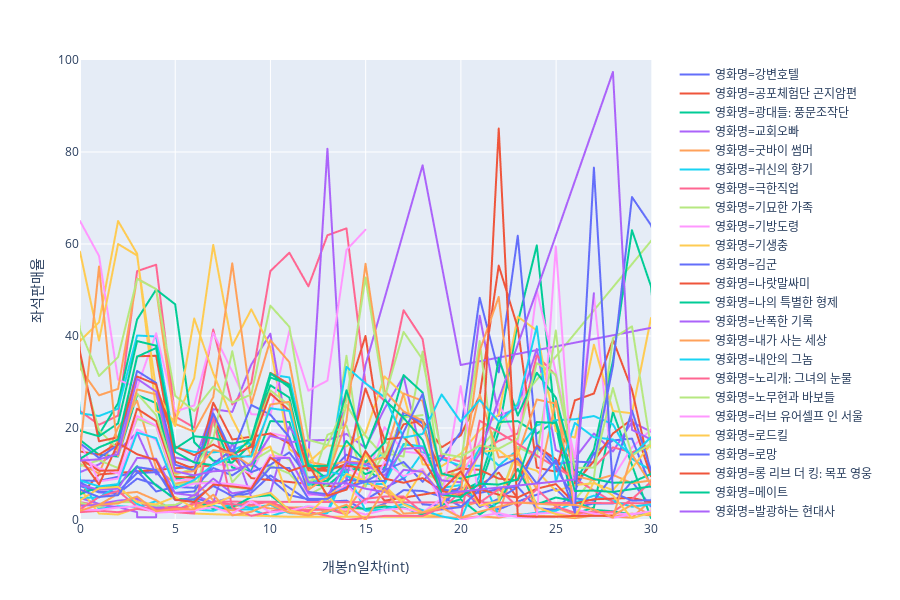

The code cell stored with this chart in its notebook:
### Code cell
# 2019년 개봉작 F-0 좌석판매율 변화
px.line(f0_2019, x='개봉n일차(int)', y='좌석판매율', color='영화명', range_x=[0,30], range_y=[0,100])

### Figure 1 — Plotly figure (JSON) as saved in the notebook; plotly's stock layout.template omitted (floating-point values rounded to 4 significant figures; data arrays with more than 128 entries replaced by an {"elided": "..."} marker saying what was removed)
{"data": [{"hoverlabel": {"namelength": 0}, "hovertemplate": "영화명=강변호텔<br>개봉n일차(int)=%{x}<br>좌석판매율=%{y}", "legendgroup": "영화명=강변호텔", "line": {"color": "#636efa", "dash": "solid"}, "mode": "lines", "name": "영화명=강변호텔", "showlegend": true, "type": "scattergl", "x": [-6, 0, 1, 2, 3, 4, 5, 6, 7, 8, 9, 10, 11, 12, 13, 14, 15, 16, 17, 18, 19, 20, 21, 22, 23, 24, 25, 26, 27, 28, 29, 30, 31, 32, 33, 34, 35, 36, 37, 38, 39, 40, 41, 42, 43, 44, 45, 46, 47, 48, 50, 51, 52, 53, 54, 55, 56, 57, 59, 63, 64], "xaxis": "x", "y": [100, 7.4, 6, 5.7, 9, 7.7, 4.4, 4.7, 3.8, 5, 5.9, 9.7, 7, 4.2, 4, 4.2, 2.1, 3.5, 6.5, 6.3, 5.1, 3, 4.3, 2.3, 4, 5.5, 6.8, 2.7, 3.6, 3.6, 8.4, 2.9, 43.2, 1.9, 2.3, 3.4, 6.3, 2.7, 2.9, 4.8, 15.9, 5.3, 2, 1.7, 3.7, 2.9, 5.4, 1.3, 0.9, 2.3, 8.4, 4.4, 1.4, 2.8, 2.8, 2.4, 5.1, 1.9, 4.3, 7, 10], "yaxis": "y"}, {"hoverlabel": {"namelength": 0}, "hovertemplate": "영화명=공포체험단 곤지암편<br>개봉n일차(int)=%{x}<br>좌석판매율=%{y}", "legendgroup": "영화명=공포체험단 곤지암편", "line": {"color": "#EF553B", "dash": "solid"}, "mode": "lines", "name": "영화명=공포체험단 곤지암편", "showlegend": true, "type": "scattergl", "x": [0, 1, 7, 8, 9, 14, 15, 16, 21, 22, 23], "xaxis": "x", "y": [5.4, 9.9, 11.9, 13.9, 9.1, 7, 9.2, 4.2, 7.5, 10.3, 4.7], "yaxis": "y"}, {"hoverlabel": {"namelength": 0}, "hovertemplate": "영화명=광대들: 풍문조작단<br>개봉n일차(int)=%{x}<br>좌석판매율=%{y}", "legendgroup": "영화명=광대들: 풍문조작단", "line": {"color": "#00cc96", "dash": "solid"}, "mode": "lines", "name": "영화명=광대들: 풍문조작단", "showlegend": true, "type": "scattergl", "x": [-8, -7, 0, 1, 2, 3, 4, 5, 6, 7, 8, 9, 10, 11, 12, 13, 14, 15, 16, 17, 18, 19, 20, 21, 22, 23, 24, 25, 26, 27, 28, 30, 31, 32, 33, 36, 75], "xaxis": "x", "y": [99.6, 99.3, 17.4, 14.2, 13.8, 27.2, 25.4, 8.9, 9.6, 21.4, 11.4, 10.6, 21.5, 21.3, 7.7, 7.5, 10.9, 11.2, 8.1, 16.5, 16, 7, 4.9, 6.8, 19.2, 42.9, 59.7, 20.5, 1.4, 2.7, 23.5, 0.4, 1.8, 3.1, 0.4, 87.2, 35.9], "yaxis": "y"}, {"hoverlabel": {"namelength": 0}, "hovertemplate": "영화명=교회오빠<br>개봉n일차(int)=%{x}<br>좌석판매율=%{y}", "legendgroup": "영화명=교회오빠", "line": {"color": "#ab63fa", "dash": "solid"}, "mode": "lines", "name": "영화명=교회오빠", "showlegend": true, "type": "scattergl", "x": {"elided": "178 int values"}, "xaxis": "x", "y": {"elided": "178 float values"}, "yaxis": "y"}, {"hoverlabel": {"namelength": 0}, "hovertemplate": "영화명=굿바이 썸머<br>개봉n일차(int)=%{x}<br>좌석판매율=%{y}", "legendgroup": "영화명=굿바이 썸머", "line": {"color": "#FFA15A", "dash": "solid"}, "mode": "lines", "name": "영화명=굿바이 썸머", "showlegend": true, "type": "scattergl", "x": [-15, 0, 1, 2, 3, 4, 5, 6, 7, 8, 9, 10, 11, 12, 13, 14, 15, 16, 17, 18, 19, 20, 21, 22, 23, 24, 25, 26, 27, 28, 29, 30, 31, 32, 33, 34, 36, 37, 44], "xaxis": "x", "y": [100, 12.2, 10.1, 20.1, 25.9, 11.3, 7.9, 8.6, 4.3, 2.7, 4.1, 3.7, 2.7, 2.8, 2.3, 1.8, 8.1, 6.9, 3.5, 1.8, 2.9, 2.8, 4, 1.5, 13.3, 1.5, 2.7, 1.1, 2, 0.7, 1.4, 1, 0.9, 0.7, 6.5, 2, 11.3, 17.5, 5], "yaxis": "y"}, {"hoverlabel": {"namelength": 0}, "hovertemplate": "영화명=귀신의 향기<br>개봉n일차(int)=%{x}<br>좌석판매율=%{y}", "legendgroup": "영화명=귀신의 향기", "line": {"color": "#19d3f3", "dash": "solid"}, "mode": "lines", "name": "영화명=귀신의 향기", "showlegend": true, "type": "scattergl", "x": [0, 1, 2, 3, 4, 5, 6, 7, 8, 9, 10, 11, 12, 13, 14, 15, 16, 17, 18, 20, 21], "xaxis": "x", "y": [8.8, 2.4, 3, 2.8, 4.1, 2.2, 3.7, 3.1, 2.3, 2.3, 0.8, 2.1, 3, 1.8, 12.3, 11.8, 14.7, 8.8, 14.7, 11.8, 11.8], "yaxis": "y"}, {"hoverlabel": {"namelength": 0}, "hovertemplate": "영화명=극한직업<br>개봉n일차(int)=%{x}<br>좌석판매율=%{y}", "legendgroup": "영화명=극한직업", "line": {"color": "#FF6692", "dash": "solid"}, "mode": "lines", "name": "영화명=극한직업", "showlegend": true, "type": "scattergl", "x": {"elided": "132 int values"}, "xaxis": "x", "y": {"elided": "132 float values"}, "yaxis": "y"}, {"hoverlabel": {"namelength": 0}, "hovertemplate": "영화명=기묘한 가족<br>개봉n일차(int)=%{x}<br>좌석판매율=%{y}", "legendgroup": "영화명=기묘한 가족", "line": {"color": "#B6E880", "dash": "solid"}, "mode": "lines", "name": "영화명=기묘한 가족", "showlegend": true, "type": "scattergl", "x": [-23, -14, -13, -6, -5, -2, -1, 0, 1, 2, 3, 4, 5, 6, 7, 8, 9, 10, 11, 12, 13, 14, 15, 16, 17, 18, 19, 20, 36, 177, 178, 186], "xaxis": "x", "y": [98.2, 99.8, 98.5, 100, 94.6, 99.1, 54.2, 11.7, 13, 11.3, 22, 20.4, 7.5, 8.3, 8.2, 7.1, 6.7, 11.8, 10.1, 5.4, 7.7, 35.7, 7.2, 17.5, 11.8, 10.2, 8.5, 10.4, 90.8, 100, 100, 100], "yaxis": "y"}, {"hoverlabel": {"namelength": 0}, "hovertemplate": "영화명=기방도령<br>개봉n일차(int)=%{x}<br>좌석판매율=%{y}", "legendgroup": "영화명=기방도령", "line": {"color": "#FF97FF", "dash": "solid"}, "mode": "lines", "name": "영화명=기방도령", "showlegend": true, "type": "scattergl", "x": [-12, -8, -6, -2, -1, 0, 1, 2, 3, 4, 5, 6, 7, 8, 9, 10, 11, 12, 13, 14, 15, 16, 17, 18, 19, 20, 21, 22, 23, 24, 25, 26, 27, 28, 29, 30, 33, 34, 73, 81, 111], "xaxis": "x", "y": [100, 73.6, 100.1, 99.6, 77.2, 13.9, 11.2, 10.1, 22.6, 20.5, 8.6, 8.8, 12.1, 12, 10, 18.9, 18, 8.2, 9.3, 11.7, 8.7, 20.2, 14.9, 14.4, 8.5, 9.4, 16.9, 25.3, 16.6, 50, 32.1, 13.5, 48.8, 9.2, 15.8, 19.6, 18.1, 43.6, 93.8, 100, 98.5], "yaxis": "y"}, {"hoverlabel": {"namelength": 0}, "hovertemplate": "영화명=기생충<br>개봉n일차(int)=%{x}<br>좌석판매율=%{y}", "legendgroup": "영화명=기생충", "line": {"color": "#FECB52", "dash": "solid"}, "mode": "lines", "name": "영화명=기생충", "showlegend": true, "type": "scattergl", "x": [-23, -2, -1, 0, 1, 2, 3, 4, 5, 6, 7, 8, 9, 10, 11, 12, 13, 14, 15, 16, 17, 18, 19, 20, 21, 22, 23, 24, 25, 26, 27, 28, 29, 30, 31, 32, 33, 34, 35, 36, 37, 38, 39, 40, 41, 42, 43, 44, 45, 46, 47, 48, 49, 50, 51, 52, 53, 54, 55, 56, 57, 58, 59, 60, 61, 62, 63, 64, 65, 66, 67, 68, 69, 70, 71, 72, 73, 74, 75, 76, 77, 78, 79, 80, 81, 82, 83, 84, 85, 86, 87, 88, 89, 90, 91, 92, 93, 94, 95, 96, 97, 98, 99, 100, 101, 102, 103, 104, 106, 108, 114, 115, 116, 118, 122, 123, 129, 130, 131, 136, 139, 142, 143, 150, 152, 157, 160], "xaxis": "x", "y": [86, 94.6, 98.5, 38.9, 43, 65, 57.9, 23.7, 21.7, 30.8, 59.8, 37.9, 45.8, 37.6, 15.4, 12.5, 16.2, 16, 18.9, 31.2, 27.3, 12.1, 11.7, 14.4, 19.5, 22.9, 44.2, 41.2, 19.3, 17.9, 38.1, 23.7, 23.2, 43.9, 41.3, 17.2, 21.5, 19.6, 19.4, 22.3, 39.8, 35.2, 17.1, 17.5, 18.5, 20.8, 21.5, 38.2, 34.9, 16.2, 17.3, 20.5, 22.1, 24.1, 38.9, 38, 16.6, 18.4, 18.3, 21.2, 21.8, 36.2, 35.2, 21.6, 22.9, 33, 30.1, 29.9, 36.5, 28.6, 20.7, 15.5, 15.3, 13.6, 15.8, 19.4, 17.6, 10.7, 13, 9.7, 21.8, 11.8, 19.2, 14.3, 7.6, 8.6, 13.3, 6.8, 5.1, 11.3, 21.3, 9, 4.9, 32.8, 43.2, 5, 12, 8.4, 4, 3.6, 4, 22.9, 10.9, 10.5, 12.3, 8.9, 6.9, 19.3, 72, 84.6, 17.3, 26, 100, 3.1, 93.8, 67.7, 36, 26.6, 48.2, 80, 100, 78, 60, 92, 97, 86, 82.3], "yaxis": "y"}, {"hoverlabel": {"namelength": 0}, "hovertemplate": "영화명=김군<br>개봉n일차(int)=%{x}<br>좌석판매율=%{y}", "legendgroup": "영화명=김군", "line": {"color": "#636efa", "dash": "solid"}, "mode": "lines", "name": "영화명=김군", "showlegend": true, "type": "scattergl", "x": [-174, -173, -170, -96, -60, -59, -13, -12, -10, -8, -6, -5, -4, -1, 0, 1, 2, 3, 4, 5, 6, 7, 8, 9, 10, 11, 12, 13, 14, 15, 16, 17, 18, 19, 20, 21, 22, 23, 24, 25, 26, 27, 28, 29, 30, 31, 32, 33, 34, 35, 36, 37, 38, 39, 40, 41, 42, 43, 44, 45, 46, 47, 48, 49, 50, 51, 52, 53, 54, 55, 56, 57, 58, 59, 60, 61, 62, 63, 65, 66, 67, 68, 69, 70, 72, 75, 76, 79, 80, 82, 87, 89, 90, 92, 93, 95, 97, 116, 122], "xaxis": "x", "y": [26.9, 72.3, 40.6, 17.6, 86.6, 34.2, 100, 100, 100, 69.7, 100, 70.1, 48, 100, 8.6, 8.5, 9.4, 10.7, 6.2, 7.2, 7, 11.3, 9.7, 12.4, 9, 5.4, 4.5, 4.6, 7.8, 4.4, 6.9, 9.1, 3.4, 3.1, 7.4, 2.8, 4.6, 7.2, 2.6, 2.2, 6.4, 14.5, 17.3, 17.7, 7.2, 3.9, 1.5, 2, 12.2, 9.1, 5.5, 3.3, 7.7, 2.3, 7.7, 26.8, 1.2, 14.8, 7.2, 3.7, 2.1, 4.7, 0.9, 4.3, 3.6, 25.8, 2.7, 1.3, 12.8, 7.2, 1.5, 7.7, 9.2, 1, 2.1, 3.7, 0.9, 57.9, 7.8, 1.1, 13.8, 1.9, 2, 1.9, 1.9, 1.6, 3.6, 1.9, 1, 2.9, 1, 2.4, 1, 1, 2.4, 3.8, 100, 0.5, 1.4], "yaxis": "y"}, {"hoverlabel": {"namelength": 0}, "hovertemplate": "영화명=나랏말싸미<br>개봉n일차(int)=%{x}<br>좌석판매율=%{y}", "legendgroup": "영화명=나랏말싸미", "line": {"color": "#EF553B", "dash": "solid"}, "mode": "lines", "name": "영화명=나랏말싸미", "showlegend": true, "type": "scattergl", "x": [-23, -9, -7, -6, -5, -4, -3, -2, -1, 0, 1, 2, 3, 4, 5, 6, 7, 8, 9, 10, 11, 12, 13, 14, 15, 16, 17, 18, 19, 20, 21, 22, 23, 24, 25, 26, 27, 28, 29, 30, 31, 32, 33, 34, 35, 36, 37, 38, 39, 40, 41, 42, 44, 45, 47, 49, 57, 60, 73, 78, 85, 87, 93, 96, 99], "xaxis": "x", "y": [94.6, 100, 26.3, 99.8, 95.1, 100, 100, 88.4, 100, 13.3, 10.7, 10.8, 24.2, 21.5, 9.4, 9.2, 25.5, 17.5, 18.1, 18.8, 16.6, 11.3, 11.5, 26.9, 40, 13.3, 20.8, 21.6, 15.8, 18.4, 27, 55.3, 41.8, 11.4, 10.5, 26, 27.5, 39.2, 28.3, 10.1, 11.1, 24.1, 4.3, 29.2, 27.2, 22, 27.5, 2.5, 26.2, 33.4, 0.3, 29.7, 100, 84.6, 30.2, 21.6, 94.3, 91.1, 76.9, 56.2, 100, 95.5, 95.5, 99.9, 96], "yaxis": "y"}, {"hoverlabel": {"namelength": 0}, "hovertemplate": "영화명=나의 특별한 형제<br>개봉n일차(int)=%{x}<br>좌석판매율=%{y}", "legendgroup": "영화명=나의 특별한 형제", "line": {"color": "#00cc96", "dash": "solid"}, "mode": "lines", "name": "영화명=나의 특별한 형제", "showlegend": true, "type": "scattergl", "x": [-21, -20, -16, -15, -14, -13, -12, -11, -10, -9, -8, -7, -6, -2, -1, 0, 1, 2, 3, 4, 5, 6, 7, 8, 9, 10, 11, 12, 13, 14, 15, 16, 17, 18, 19, 20, 21, 22, 23, 24, 25, 26, 27, 28, 29, 30, 31, 32, 33, 34, 35, 36, 37, 38, 39, 40, 41, 42, 43, 45, 48, 49, 50, 51, 52, 55, 56, 62, 63, 64, 72, 77, 80, 84, 85, 86, 87, 88, 89, 108, 142, 143, 144, 149, 150, 163, 166, 169, 171, 175, 181, 188, 189], "xaxis": "x", "y": [100, 100, 100, 100.2, 99.6, 100, 100, 100, 100, 100, 99.3, 100, 57.5, 100, 68.6, 35.4, 18.6, 25.4, 43.6, 50.1, 46.9, 16.9, 12.9, 12.5, 16.5, 29.3, 26.6, 8.4, 8.5, 12.5, 10, 11.4, 22.7, 21.8, 6.4, 6.2, 8.3, 21.3, 21.5, 18.8, 21.5, 8.2, 15.3, 34.6, 63, 50.8, 10.1, 7.8, 17.6, 14.8, 67.7, 0.8, 0.8, 0.8, 9.8, 0.7, 36.4, 33.3, 1.4, 1.9, 50, 91.8, 75.4, 73.5, 51.8, 99.1, 44.3, 45.6, 100, 87.7, 89.3, 100, 77.9, 100, 79.6, 70.5, 98.7, 100, 100, 100, 100, 0, 0, 95.5, 100, 100, 100, 100, 95.5, 100, 97.9, 57.5, 75], "yaxis": "y"}, {"hoverlabel": {"namelength": 0}, "hovertemplate": "영화명=난폭한 기록<br>개봉n일차(int)=%{x}<br>좌석판매율=%{y}", "legendgroup": "영화명=난폭한 기록", "line": {"color": "#ab63fa", "dash": "solid"}, "mode": "lines", "name": "영화명=난폭한 기록", "showlegend": true, "type": "scattergl", "x": [-3, 0, 1, 2, 3, 4, 5, 6, 7, 8, 9, 10, 11, 12, 13, 14, 15, 18, 20, 99], "xaxis": "x", "y": [82.3, 4.8, 3.5, 4.2, 4.6, 2.7, 2.9, 5.5, 3.7, 16.8, 4.9, 6, 20.3, 13.7, 80.7, 8.3, 33.7, 77.1, 33.7, 97.5], "yaxis": "y"}, {"hoverlabel": {"namelength": 0}, "hovertemplate": "영화명=내가 사는 세상<br>개봉n일차(int)=%{x}<br>좌석판매율=%{y}", "legendgroup": "영화명=내가 사는 세상", "line": {"color": "#FFA15A", "dash": "solid"}, "mode": "lines", "name": "영화명=내가 사는 세상", "showlegend": true, "type": "scattergl", "x": [-124, -122, -97, -96, -91, -14, -8, -7, -1, 0, 1, 2, 3, 4, 5, 6, 7, 8, 9, 10, 11, 12, 13, 14, 15, 16, 17, 18, 19, 20, 21, 22, 23, 24, 25, 26, 27, 29, 30, 32, 33, 34, 38, 41, 45, 48, 55, 57, 58, 59, 60, 61, 64, 65, 66, 67, 68, 70, 71, 72, 73, 74, 75, 76, 78, 79, 80, 81, 82, 83, 87, 110, 115, 122, 135, 178, 213, 239, 240, 241, 242, 243, 244], "xaxis": "x", "y": [0, 0, 25, 13.3, 28.7, 100, 40, 100, 14.8, 3.5, 3.3, 5.7, 6.1, 4.3, 1.6, 3.4, 2.8, 2.1, 3.1, 2.5, 2.5, 2.2, 2.2, 2.6, 2.4, 3.2, 0.8, 0.7, 0.7, 0.4, 0.8, 0.5, 1.3, 0.9, 0.8, 0.4, 1, 0.5, 4.3, 1.1, 3.3, 1.4, 3.6, 3.3, 5.5, 6.7, 2.5, 0.5, 0.5, 0.8, 0.5, 0.5, 0.5, 0.5, 0.9, 0.5, 0.5, 0.5, 0.5, 0.5, 0.6, 0.5, 0.5, 0.5, 0.5, 0.5, 1.3, 0.5, 0.5, 0.5, 0, 29.1, 3.6, 1.8, 100, 7.3, 3.6, 0.4, 0.5, 0.4, 0.5, 0.4, 0.5], "yaxis": "y"}, {"hoverlabel": {"namelength": 0}, "hovertemplate": "영화명=내안의 그놈<br>개봉n일차(int)=%{x}<br>좌석판매율=%{y}", "legendgroup": "영화명=내안의 그놈", "line": {"color": "#19d3f3", "dash": "solid"}, "mode": "lines", "name": "영화명=내안의 그놈", "showlegend": true, "type": "scattergl", "x": [-42, -41, -40, -39, -29, -27, -26, -23, -22, -21, -20, -19, -16, -14, -13, -12, -6, -5, -2, -1, 0, 1, 2, 3, 4, 5, 6, 7, 8, 9, 10, 11, 12, 13, 14, 15, 16, 17, 18, 19, 20, 21, 22, 23, 24, 25, 26, 27, 28, 29, 30, 31, 32, 33, 34, 35, 36, 37, 38, 39, 40, 41, 42, 43, 44, 47, 48, 49, 50, 55, 56, 70, 185, 261, 287, 289, 290], "xaxis": "x", "y": [100, 100, 100, 100, 100, 98.9, 100, 100, 98, 99.3, 100, 100, 100, 100, 100, 1.2, 90.8, 100, 48.7, 79.2, 23.2, 22.6, 24.2, 40.1, 39.9, 15.8, 14.8, 14.7, 15.2, 16.9, 31.6, 31, 12.2, 10.6, 9.6, 7.9, 7.8, 16.4, 16, 7, 7.6, 15.7, 11.8, 15.3, 20.6, 21.7, 21.9, 22.6, 20.8, 13.3, 10.8, 25.7, 20.4, 8.7, 12.9, 55, 38.2, 14.1, 19.3, 22.3, 22.6, 18, 25.2, 25.9, 17.9, 3.3, 36.2, 30.9, 26.3, 1, 1, 4.8, 100, 100, 100, 100, 100], "yaxis": "y"}, {"hoverlabel": {"namelength": 0}, "hovertemplate": "영화명=노리개: 그녀의 눈물<br>개봉n일차(int)=%{x}<br>좌석판매율=%{y}", "legendgroup": "영화명=노리개: 그녀의 눈물", "line": {"color": "#FF6692", "dash": "solid"}, "mode": "lines", "name": "영화명=노리개: 그녀의 눈물", "showlegend": true, "type": "scattergl", "x": [-21, -17, -8, 0, 1, 2, 3, 4, 5, 6, 7, 39, 40, 41, 42, 43, 46, 47], "xaxis": "x", "y": [100, 100, 100, 3.9, 3.1, 3.9, 4.1, 2.2, 2.8, 2.2, 4, 3.5, 36.2, 18.3, 26.8, 29.3, 13.5, 16.5], "yaxis": "y"}, {"hoverlabel": {"namelength": 0}, "hovertemplate": "영화명=노무현과 바보들<br>개봉n일차(int)=%{x}<br>좌석판매율=%{y}", "legendgroup": "영화명=노무현과 바보들", "line": {"color": "#B6E880", "dash": "solid"}, "mode": "lines", "name": "영화명=노무현과 바보들", "showlegend": true, "type": "scattergl", "x": [-16, -9, -1, 0, 1, 2, 3, 4, 5, 6, 7, 8, 9, 10, 11, 12, 13, 14, 15, 16, 17, 18, 19, 20, 21, 22, 23, 24, 25, 26, 27, 28, 29, 30, 31, 32, 33, 34, 35, 39, 70], "xaxis": "x", "y": [56.1, 91.5, 100, 3.8, 2.8, 3.9, 3.9, 3.1, 3.3, 4.9, 21.3, 8.2, 12.7, 15.2, 13.1, 6.3, 18.5, 20.5, 7.9, 14.5, 13.8, 36.6, 7.5, 12.3, 38.9, 4.3, 15.9, 13.7, 41.2, 4.4, 9.2, 39.5, 42.1, 15.7, 16.1, 48.5, 26.2, 16.8, 80.4, 66.1, 100], "yaxis": "y"}, {"hoverlabel": {"namelength": 0}, "hovertemplate": "영화명=러브 유어셀프 인 서울<br>개봉n일차(int)=%{x}<br>좌석판매율=%{y}", "legendgroup": "영화명=러브 유어셀프 인 서울", "line": {"color": "#FF97FF", "dash": "solid"}, "mode": "lines", "name": "영화명=러브 유어셀프 인 서울", "showlegend": true, "type": "scattergl", "x": [0, 1, 2, 3, 4, 5, 6, 7, 8, 9, 10, 11, 12, 13, 14, 15], "xaxis": "x", "y": [65, 57.4, 30.5, 28.8, 40.6, 23.6, 24.9, 40.7, 32.3, 23, 22.8, 41.1, 28.1, 30.3, 58.7, 63.1], "yaxis": "y"}, {"hoverlabel": {"namelength": 0}, "hovertemplate": "영화명=로드킬<br>개봉n일차(int)=%{x}<br>좌석판매율=%{y}", "legendgroup": "영화명=로드킬", "line": {"color": "#FECB52", "dash": "solid"}, "mode": "lines", "name": "영화명=로드킬", "showlegend": true, "type": "scattergl", "x": [-2, 0, 1, 2, 3, 4, 5, 6, 11, 18, 19], "xaxis": "x", "y": [75, 6.8, 1.4, 1.2, 2.6, 2.1, 1.7, 1.4, 0.7, 0.7, 1.4], "yaxis": "y"}, {"hoverlabel": {"namelength": 0}, "hovertemplate": "영화명=로망<br>개봉n일차(int)=%{x}<br>좌석판매율=%{y}", "legendgroup": "영화명=로망", "line": {"color": "#636efa", "dash": "solid"}, "mode": "lines", "name": "영화명=로망", "showlegend": true, "type": "scattergl", "x": [-16, -8, -7, -6, -5, -2, -1, 0, 1, 2, 3, 4, 5, 6, 7, 8, 9, 10, 11, 12, 13, 14, 15, 16, 17, 18, 19, 20, 21, 22, 23, 24, 25, 26, 27, 28, 29, 30, 34, 35, 36, 38, 39, 40, 41, 42, 43, 44, 45, 46, 47, 50, 52, 54, 55, 68, 69, 78, 96, 98, 99, 153, 169, 170, 174, 175, 176, 182, 215, 217], "xaxis": "x", "y": [100, 100, 100, 99.6, 98.5, 65.8, 100, 8.2, 6.1, 6.2, 10.2, 10.4, 5.9, 6.2, 12.2, 15.3, 10.4, 12, 14.7, 9.2, 9.7, 14.2, 12.6, 10.8, 12.6, 8.3, 13.3, 19.1, 48.3, 32.1, 61.8, 16.5, 12.2, 12.7, 12.5, 33.5, 70.2, 64.1, 17.4, 18.2, 33.7, 1.8, 2.3, 67.2, 36.1, 45, 74, 36.9, 11.8, 1.8, 0, 28.5, 1.8, 47.6, 100, 82.8, 77.5, 44.7, 47, 96.5, 96.5, 0, 100, 100, 29.9, 100, 100, 81.6, 100, 95.5], "yaxis": "y"}, {"hoverlabel": {"namelength": 0}, "hovertemplate": "영화명=롱 리브 더 킹: 목포 영웅<br>개봉n일차(int)=%{x}<br>좌석판매율=%{y}", "legendgroup": "영화명=롱 리브 더 킹: 목포 영웅", "line": {"color": "#EF553B", "dash": "solid"}, "mode": "lines", "name": "영화명=롱 리브 더 킹: 목포 영웅", "showlegend": true, "type": "scattergl", "x": [-19, -15, -14, -9, -8, -7, -6, -4, -2, -1, 0, 1, 2, 3, 4, 5, 6, 7, 8, 9, 10, 11, 12, 13, 14, 15, 16, 17, 18, 19, 20, 21, 22, 23, 24, 25, 26, 27, 28, 29, 30, 31, 32, 33, 34, 35, 36, 40, 50, 64, 78, 82, 83, 102], "xaxis": "x", "y": [98.4, 99.7, 99.4, 100, 100, 99.2, 100, 73.1, 100, 53.8, 14.9, 14.2, 16.8, 35.6, 35.7, 12.7, 11.1, 22.4, 13.2, 14.1, 32, 29.5, 11.3, 11, 11.8, 11.2, 11.9, 23.6, 20.2, 9.9, 11.2, 10.9, 9, 8.6, 16.1, 13.2, 7.9, 12.8, 18.8, 21.9, 9.5, 16.2, 11.7, 15.2, 26.3, 26.3, 49.4, 12, 94.3, 0, 26.4, 7, 11.5, 94.3], "yaxis": "y"}, {"hoverlabel": {"namelength": 0}, "hovertemplate": "영화명=메이트<br>개봉n일차(int)=%{x}<br>좌석판매율=%{y}", "legendgroup": "영화명=메이트", "line": {"color": "#00cc96", "dash": "solid"}, "mode": "lines", "name": "영화명=메이트", "showlegend": true, "type": "scattergl", "x": [-29, -9, -2, -1, 0, 1, 2, 3, 4, 5, 6, 7, 8, 9, 10, 11, 12, 13, 14, 15, 16, 17, 18, 19, 20, 21, 22, 23, 24, 25, 26, 27, 28, 29, 31, 32, 33, 34, 35, 36, 37, 38, 39, 40], "xaxis": "x", "y": [10.2, 83.3, 100, 97.2, 5.6, 7.2, 7.5, 11.7, 7.5, 4.6, 4.4, 2.4, 2.8, 5, 5.4, 2.2, 1.1, 1.8, 2.9, 2.4, 2.9, 2.7, 1.1, 3.3, 4.5, 1.2, 3.9, 11.1, 3.4, 4.9, 4.1, 2.2, 1.9, 1.2, 2.3, 4.4, 1.4, 1.1, 4.4, 18.5, 2.8, 1.4, 3, 1.8], "yaxis": "y"}, {"hoverlabel": {"namelength": 0}, "hovertemplate": "영화명=발광하는 현대사<br>개봉n일차(int)=%{x}<br>좌석판매율=%{y}", "legendgroup": "영화명=발광하는 현대사", "line": {"color": "#ab63fa", "dash": "solid"}, "mode": "lines", "name": "영화명=발광하는 현대사", "showlegend": true, "type": "scattergl", "x": [-1516, -977, -6, 0, 1, 2, 3, 3, 4, 4, 5, 6], "xaxis": "x", "y": [31.9, 1.4, 100, 3.1, 3.3, 2.8, 1.7, 0.6, 0.6, 2.6, 1.7, 1.9], "yaxis": "y"}, {"hoverlabel": {"namelength": 0}, "hovertemplate": "영화명=봉오동 전투<br>개봉n일차(int)=%{x}<br>좌석판매율=%{y}", "legendgroup": "영화명=봉오동 전투", "line": {"color": "#FFA15A", "dash": "solid"}, "mode": "lines", "name": "영화명=봉오동 전투", "showlegend": true, "type": "scattergl", "x": [-9, -8, -7, -6, -5, -4, -3, -2, -1, 0, 1, 2, 3, 4, 5, 6, 7, 8, 9, 10, 11, 12, 13, 14, 15, 16, 17, 18, 19, 20, 21, 22, 23, 24, 25, 26, 27, 28, 29, 30, 31, 32, 33, 34, 35, 36, 37, 38, 39, 40, 41, 42, 43, 44, 45, 46, 47, 48, 49, 50, 51, 52, 53, 54, 55, 56, 58, 61, 82, 83, 86], "xaxis": "x", "y": [97.9, 100, 100, 100, 90.6, 88.5, 100, 87.9, 70.8, 33, 27.1, 28.5, 52.5, 50.2, 20.9, 19.2, 26.7, 55.8, 25.2, 39.1, 34.3, 12.6, 11.9, 12.7, 12.5, 13.7, 27.5, 25.9, 9.7, 10, 27.3, 13.6, 14.2, 26.2, 25.3, 9.6, 8.6, 9.8, 8, 8.6, 16.7, 16.4, 5.9, 5.7, 10.9, 20.8, 33.4, 21.1, 10.1, 5, 17.2, 9.1, 29.1, 32.1, 20.4, 18.9, 35.6, 50.7, 20.1, 62.3, 5.7, 5.6, 7.1, 31.2, 62.4, 57.9, 97.9, 87.1, 85.1, 77, 100], "yaxis": "y"}, {"hoverlabel": {"namelength": 0}, "hovertemplate": "영화명=불빛 아래서<br>개봉n일차(int)=%{x}<br>좌석판매율=%{y}", "legendgroup": "영화명=불빛 아래서", "line": {"color": "#19d3f3", "dash": "solid"}, "mode": "lines", "name": "영화명=불빛 아래서", "showlegend": true, "type": "scattergl", "x": [-887, -885, -862, -772, -726, -8, -6, 0, 1, 2, 3, 4, 5, 6, 7, 8, 9, 10, 11, 12, 13, 14, 15, 16, 17, 19, 20, 21, 22, 23, 24, 25, 26, 27, 29, 30, 32, 35, 37, 38, 41, 53, 56], "xaxis": "x", "y": [91.6, 54.5, 23.8, 0.5, 100, 100, 39.8, 4.8, 4.9, 7.4, 3.5, 1.6, 2.4, 2.3, 2, 3.5, 2.6, 3.3, 1.5, 1.2, 1.5, 10.6, 2, 2.3, 3.5, 0.8, 0, 9.8, 1.1, 1, 1.6, 2, 3.8, 5.3, 2.9, 3.4, 1, 22, 4.3, 1.4, 0.5, 1.4, 43.8], "yaxis": "y"}, {"hoverlabel": {"namelength": 0}, "hovertemplate": "영화명=뷰티풀 보이스<br>개봉n일차(int)=%{x}<br>좌석판매율=%{y}", "legendgroup": "영화명=뷰티풀 보이스", "line": {"color": "#FF6692", "dash": "solid"}, "mode": "lines", "name": "영화명=뷰티풀 보이스", "showlegend": true, "type": "scattergl", "x": [-172, -167, -22, -12, -7, 0, 1, 2, 3, 4, 5, 6, 7, 8, 9, 10, 11, 12, 14, 16, 17, 18, 19, 20, 21, 28], "xaxis": "x", "y": [48.8, 38.6, 74.8, 95.4, 100, 1.7, 2, 1.7, 2.4, 1.9, 1.7, 1.4, 22.5, 2.7, 0.9, 1.8, 2.7, 1.8, 0, 0.9, 0.9, 0.9, 2.7, 0.6, 21.6, 3.9], "yaxis": "y"}, {"hoverlabel": {"namelength": 0}, "hovertemplate": "영화명=브링 더 소울 : 더 무비<br>개봉n일차(int)=%{x}<br>좌석판매율=%{y}", "legendgroup": "영화명=브링 더 소울 : 더 무비", "line": {"color": "#B6E880", "dash": "solid"}, "mode": "lines", "name": "영화명=브링 더 소울 : 더 무비", "showlegend": true, "type": "scattergl", "x": [-5, -1, 0, 1, 2, 3, 4, 5, 6, 7, 8, 9, 10, 11, 12, 13, 14, 15, 16, 17, 18], "xaxis": "x", "y": [100, 100, 34, 19.5, 15.4, 27.5, 22.8, 9.8, 11.3, 17.6, 36.7, 16.8, 28.2, 24.9, 8.5, 9.4, 25, 18.3, 13.7, 22.3, 22.8], "yaxis": "y"}, {"hoverlabel": {"namelength": 0}, "hovertemplate": "영화명=비스트<br>개봉n일차(int)=%{x}<br>좌석판매율=%{y}", "legendgroup": "영화명=비스트", "line": {"color": "#FF97FF", "dash": "solid"}, "mode": "lines", "name": "영화명=비스트", "showlegend": true, "type": "scattergl", "x": [-10, -8, -1, 0, 1, 2, 3, 4, 5, 6, 7, 8, 9, 10, 11, 12, 13, 14, 15, 16, 17, 18, 19, 20, 21, 22, 23, 24, 25, 26, 27, 28, 29, 30, 31, 32, 33, 95], "xaxis": "x", "y": [100, 99.5, 86.5, 16.7, 8.4, 9, 19.7, 17.4, 6.9, 7.9, 8.1, 7.8, 7.2, 14.1, 13.5, 5.4, 5.6, 7.6, 3.6, 12.7, 9.5, 11.1, 4.1, 29.1, 3.9, 0.8, 0.9, 1.4, 1.6, 0.7, 1.8, 1.4, 1.3, 1.9, 2.6, 3.5, 0.8, 91.8], "yaxis": "y"}, {"hoverlabel": {"namelength": 0}, "hovertemplate": "영화명=사랑의 선물<br>개봉n일차(int)=%{x}<br>좌석판매율=%{y}", "legendgroup": "영화명=사랑의 선물", "line": {"color": "#FECB52", "dash": "solid"}, "mode": "lines", "name": "영화명=사랑의 선물", "showlegend": true, "type": "scattergl", "x": [-165, -8, 0, 1, 2, 3, 4, 5, 6, 7, 8, 9, 10, 11, 12, 13, 14, 15, 16, 17, 18, 19, 20, 21, 22, 23, 24, 25, 26, 27, 28, 29, 30, 31, 32, 33, 34, 35, 36, 37, 38, 39, 40, 41, 42, 43, 44, 45, 46, 48, 49, 50, 51, 52, 53, 54, 55, 56, 57, 58, 59, 60, 61, 62], "xaxis": "x", "y": [0.5, 100, 58.3, 39, 60, 57.5, 28.3, 20.4, 43.8, 31.9, 22, 14, 16, 3.9, 15.4, 4.3, 10, 8.6, 6.1, 4.2, 10.7, 5.5, 5.4, 14.8, 15.2, 12, 10.7, 6.3, 7.6, 8, 6.5, 11.3, 16.5, 7.5, 11, 8.5, 1.5, 4.5, 1, 97.5, 98.5, 102, 101.3, 100.5, 101.4, 2, 102, 97.7, 2, 0.6, 0.7, 1.3, 0.7, 0.7, 0.7, 0.7, 0.9, 0.7, 1, 2.6, 0.7, 0.7, 0.7, 0.5], "yaxis": "y"}, {"hoverlabel": {"namelength": 0}, "hovertemplate": "영화명=사바하<br>개봉n일차(int)=%{x}<br>좌석판매율=%{y}", "legendgroup": "영화명=사바하", "line": {"color": "#636efa", "dash": "solid"}, "mode": "lines", "name": "영화명=사바하", "showlegend": true, "type": "scattergl", "x": [-22, -7, -2, -1, 0, 1, 2, 3, 4, 5, 6, 7, 8, 9, 10, 11, 12, 13, 14, 15, 16, 17, 18, 19, 20, 21, 22, 23, 24, 25, 26, 27, 28, 29, 30, 31, 32, 33, 34, 35, 36, 37, 38, 39, 40, 41, 42, 43, 44, 45, 46, 47, 48, 62], "xaxis": "x", "y": [86.3, 86.7, 100, 68.7, 16.7, 13.5, 16.3, 32.4, 29.8, 12, 10.8, 23.2, 14.4, 25, 22.9, 18, 6.1, 5.6, 8.7, 8.4, 10.6, 23.4, 21, 6.6, 6.2, 5.9, 6.7, 7.3, 15.8, 11.3, 4.7, 4.2, 9.7, 23.8, 10.8, 12.1, 11.9, 8.4, 7.2, 8.8, 9.1, 8.1, 12.4, 9.2, 9.8, 10.7, 13.6, 12.4, 12, 10.5, 10.5, 11, 10.8, 0.5], "yaxis": "y"}, {"hoverlabel": {"namelength": 0}, "hovertemplate": "영화명=사자<br>개봉n일차(int)=%{x}<br>좌석판매율=%{y}", "legendgroup": "영화명=사자", "line": {"color": "#EF553B", "dash": "solid"}, "mode": "lines", "name": "영화명=사자", "showlegend": true, "type": "scattergl", "x": [-13, -9, -8, -7, -6, -5, -4, -3, -2, -1, 0, 1, 2, 3, 4, 5, 6, 7, 8, 9, 10, 11, 12, 13, 14, 15, 16, 17, 18, 19, 20, 21, 22, 23, 24, 25, 26, 27, 29, 30, 32, 33, 34, 49, 55, 57, 89], "xaxis": "x", "y": [100, 99.3, 100, 100, 85.4, 99.1, 96.4, 92.3, 70.2, 99.7, 36.5, 17.1, 18, 31.2, 29.5, 16, 14.1, 16.4, 14.3, 15.9, 27.5, 23.8, 10.8, 10.7, 12.2, 28.6, 17.5, 18, 13.6, 6.3, 5.4, 6.7, 5.5, 4.9, 6.8, 7.8, 3.6, 4.5, 4.8, 3.9, 6.2, 2.9, 1.9, 76.8, 84.1, 94.3, 99.9], "yaxis": "y"}, {"hoverlabel": {"namelength": 0}, "hovertemplate": "영화명=악인전<br>개봉n일차(int)=%{x}<br>좌석판매율=%{y}", "legendgroup": "영화명=악인전", "line": {"color": "#00cc96", "dash": "solid"}, "mode": "lines", "name": "영화명=악인전", "showlegend": true, "type": "scattergl", "x": [-20, -8, -7, -6, -5, 0, 1, 2, 3, 4, 5, 6, 7, 8, 9, 10, 11, 12, 13, 14, 15, 16, 17, 18, 19, 20, 21, 22, 23, 24, 25, 26, 27, 28, 29, 30, 31, 32, 33, 34, 35, 36, 37, 38, 39, 40, 41, 42, 43, 44, 45, 46, 47, 48, 49, 50, 51, 52, 53, 54, 55, 56, 57, 58, 59, 60, 61, 62, 106, 112], "xaxis": "x", "y": [84.6, 98.3, 92.7, 100, 79.8, 19.4, 18.2, 21, 38.9, 37.9, 14.8, 12.5, 11.9, 13.9, 17.7, 31.9, 28.8, 12, 8.9, 17.2, 12.6, 16.8, 31.5, 27.7, 10.1, 9, 10, 35.2, 22.7, 32, 26.6, 10.8, 8.9, 8.1, 8.2, 10, 18.9, 15.8, 8.5, 7.3, 5.4, 6, 9.3, 13.1, 10.2, 9.3, 11, 16.2, 32, 12.4, 16.9, 16.7, 16.8, 15, 15.3, 15, 18, 19.9, 16.3, 14.8, 15.1, 17.4, 17.9, 16.5, 19.2, 16.7, 12.4, 11.6, 94.3, 91.3], "yaxis": "y"}, {"hoverlabel": {"namelength": 0}, "hovertemplate": "영화명=악질경찰<br>개봉n일차(int)=%{x}<br>좌석판매율=%{y}", "legendgroup": "영화명=악질경찰", "line": {"color": "#ab63fa", "dash": "solid"}, "mode": "lines", "name": "영화명=악질경찰", "showlegend": true, "type": "scattergl", "x": [-7, -2, 0, 1, 2, 3, 4, 5, 6, 7, 8, 9, 10, 11, 12, 13, 14, 15, 16, 17, 18, 19, 20, 21, 28, 29, 33], "xaxis": "x", "y": [99.4, 97.4, 7.6, 6.6, 6.8, 13.5, 13.3, 5.8, 5.3, 9, 5.8, 6.4, 13.4, 13.5, 5.8, 5.2, 12.6, 12.1, 9.7, 15.5, 15.7, 8.6, 8.2, 14.4, 97.4, 19.6, 11.2], "yaxis": "y"}, {"hoverlabel": {"namelength": 0}, "hovertemplate": "영화명=안녕, 티라노: 영원히, 함께<br>개봉n일차(int)=%{x}<br>좌석판매율=%{y}", "legendgroup": "영화명=안녕, 티라노: 영원히, 함께", "line": {"color": "#FFA15A", "dash": "solid"}, "mode": "lines", "name": "영화명=안녕, 티라노: 영원히, 함께", "showlegend": true, "type": "scattergl", "x": [-22, -16, -15, -9, -8, -7, -2, -1, 0, 1, 2, 3, 4, 5, 6, 7, 8, 9, 10, 11, 12, 13, 14, 15, 16, 17, 18, 19, 20, 21, 22, 23, 24, 25, 26, 27, 28, 29, 30, 31, 32, 33, 34, 35, 36, 37, 38, 39, 40, 41, 42, 43, 44, 45, 46, 47, 48, 49, 50, 51, 52, 53, 54, 55, 56, 57, 58, 59, 60, 61, 62, 63, 64, 65, 66, 67, 68, 69, 70, 71, 72, 73, 74, 75, 76, 77, 78, 79], "xaxis": "x", "y": [99.9, 99.9, 100, 100, 47.3, 100, 90.2, 100, 14.9, 55.1, 13.9, 28.4, 27.3, 10.2, 10.6, 15.2, 14.5, 11.7, 25.1, 25.7, 6.6, 9.3, 21.6, 55.7, 28.1, 23.6, 21.6, 4.7, 5.8, 36.8, 48.5, 12.7, 6.8, 25.9, 2.2, 1, 1, 3.3, 1, 39.7, 1.5, 1, 27.5, 26.2, 1, 13.8, 1, 1.8, 1, 71.2, 1, 1, 1, 1, 1, 1, 1, 1, 1, 1, 1, 1, 1.1, 1.1, 1.1, 1.1, 1.1, 1.1, 1.1, 1, 1.1, 1.1, 1.1, 1.1, 1.1, 1.1, 1.1, 1.1, 1, 1, 1, 1, 1, 1, 1.1, 1.1, 1.1, 1.1], "yaxis": "y"}, {"hoverlabel": {"namelength": 0}, "hovertemplate": "영화명=언더독<br>개봉n일차(int)=%{x}<br>좌석판매율=%{y}", "legendgroup": "영화명=언더독", "line": {"color": "#19d3f3", "dash": "solid"}, "mode": "lines", "name": "영화명=언더독", "showlegend": true, "type": "scattergl", "x": [-96, -20, -19, -14, -13, -12, -9, -8, -7, -6, -2, -1, 0, 1, 2, 3, 4, 5, 6, 7, 8, 9, 10, 11, 12, 13, 14, 15, 16, 17, 18, 19, 20, 21, 22, 23, 24, 25, 26, 27, 28, 29, 30, 31, 32, 33, 34, 35, 36, 37, 38, 39, 40, 41, 42, 43, 44, 45, 46, 47, 48, 49, 50, 51, 52, 53, 54, 55, 56, 57, 58, 59, 60, 62, 63, 64, 65, 66, 67, 68, 69, 71, 72, 74, 75, 76, 77, 82, 83, 84, 87, 88, 129, 132, 142, 287], "xaxis": "x", "y": [81.8, 100, 100, 100, 100, 98.8, 93, 99.5, 100, 75, 99.5, 93.3, 8.6, 7.3, 7.8, 19, 17.8, 6.8, 8.7, 12, 13.8, 13.8, 24.3, 23.7, 7.6, 9.7, 33.3, 29.7, 26.7, 17.9, 18.7, 27.3, 21.4, 26.1, 21.4, 25.1, 42.1, 8.3, 21.1, 18, 17.5, 14, 18, 16.5, 7.8, 12.1, 31.8, 7, 15.9, 3.2, 48.2, 16.3, 5.1, 13.4, 16, 1.3, 9.1, 6, 1.6, 0.8, 1.5, 1.4, 0.8, 1.4, 30.9, 1.1, 0.7, 5, 43.5, 6.3, 0.5, 62.4, 22.5, 0.5, 100, 18.8, 100, 5.3, 14.6, 4.2, 98.1, 6.3, 100, 100.8, 4.2, 6.3, 6.3, 4.2, 2.1, 2.1, 12.5, 22.9, 18.3, 9.4, 24.7, 99], "yaxis": "y"}, {"hoverlabel": {"namelength": 0}, "hovertemplate": "영화명=얼굴들<br>개봉n일차(int)=%{x}<br>좌석판매율=%{y}", "legendgroup": "영화명=얼굴들", "line": {"color": "#FF6692", "dash": "solid"}, "mode": "lines", "name": "영화명=얼굴들", "showlegend": true, "type": "scattergl", "x": [-419, -417, -414, -309, -293, -230, -224, -167, -165, -162, -13, -6, -2, 0, 1, 2, 3, 4, 5, 6, 7, 8, 9, 10, 11, 12, 13, 14, 15, 16, 17, 18, 19, 20, 21, 22, 23, 24, 25, 26, 27, 28, 29, 30, 31, 32, 33, 34, 35, 36, 37, 38, 39, 40, 41, 43, 44, 45, 46, 47, 48, 49, 50, 51, 56, 57, 59, 66, 67, 69, 128, 129, 130, 131, 132, 134, 135, 136, 137, 138, 139, 140, 141, 142, 143, 144, 145, 146, 147, 148, 149, 150, 151, 152, 153, 154, 155, 156, 157], "xaxis": "x", "y": [25.7, 45.6, 23.8, 11.9, 11.9, 5.9, 1, 8.3, 27.8, 11.1, 100, 100, 100, 2.3, 5, 6.3, 2.9, 2.3, 2, 3.7, 3.8, 3.4, 3.3, 4, 2.1, 2.1, 2.4, 1.2, 4.6, 5.1, 5.1, 1.6, 2.3, 6.2, 3.8, 6.7, 2.9, 6.7, 2.9, 1.6, 1.7, 1.8, 4.5, 8.3, 2.2, 1.5, 5.3, 2, 2.8, 4.3, 3.3, 2.5, 1.6, 1.7, 1.7, 3.5, 2.5, 4.5, 2.1, 2, 0.9, 1.8, 0.9, 4.8, 1.9, 2, 2.7, 0.5, 0.9, 0.9, 0.5, 0.5, 0.5, 0.5, 0.5, 0.5, 0.5, 0.5, 0.5, 0.5, 0.5, 0.5, 0.5, 0.9, 0.5, 0.5, 0.5, 0.5, 0.9, 0.5, 1.4, 0.5, 0.5, 1.4, 0.5, 0.9, 0.5, 0.5, 0.5], "yaxis": "y"}, {"hoverlabel": {"namelength": 0}, "hovertemplate": "영화명=엑시트<br>개봉n일차(int)=%{x}<br>좌석판매율=%{y}", "legendgroup": "영화명=엑시트", "line": {"color": "#B6E880", "dash": "solid"}, "mode": "lines", "name": "영화명=엑시트", "showlegend": true, "type": "scattergl", "x": [-14, -13, -7, -6, -5, -3, -2, -1, 0, 1, 2, 3, 4, 5, 6, 7, 8, 9, 10, 11, 12, 13, 14, 15, 16, 17, 18, 19, 20, 21, 22, 23, 24, 25, 26, 27, 28, 29, 30, 31, 32, 33, 34, 35, 36, 37, 38, 39, 40, 41, 42, 43, 44, 45, 46, 47, 48, 49, 50, 51, 52, 53, 54, 55, 56, 57, 58, 59, 60, 61, 62, 63, 64, 65, 66, 67, 68, 69, 70, 71, 72, 73, 74, 75, 76, 77, 78, 79, 80, 81, 82, 83, 84, 85, 86, 87, 88, 89, 90, 91, 92, 94, 95, 96, 97], "xaxis": "x", "y": [99.1, 99.6, 99.7, 100, 100, 98.1, 100, 90.9, 41.3, 31.3, 35.4, 52.4, 50.2, 27, 23.7, 29, 25.5, 27.3, 46.6, 42, 17.4, 16.3, 25.9, 52.7, 26.5, 40.9, 34.9, 14.4, 13.7, 16.2, 15.5, 17.7, 34.1, 31.6, 11.3, 11.4, 28.7, 14, 16.6, 31.5, 25.2, 8.1, 7.5, 8.6, 7.7, 9.6, 19.5, 19.8, 5.8, 5.7, 14, 36.7, 48, 43.1, 24.7, 6.6, 4.6, 4.6, 6, 6.7, 16.1, 15.1, 4.3, 8.2, 5.6, 20.5, 9.9, 18.6, 21.4, 16.8, 31.9, 16.1, 15.9, 11.4, 9.8, 21.5, 15.3, 67.7, 8.1, 2, 2.6, 25, 0.7, 58.4, 0.8, 1.2, 2.3, 80.6, 5.1, 4.5, 2.8, 39.9, 68.9, 2.2, 67.2, 4.1, 5, 43.5, 90.4, 90.8, 49.2, 2.9, 68.3, 0.5, 24.2], "yaxis": "y"}, {"hoverlabel": {"namelength": 0}, "hovertemplate": "영화명=예수보다 낯선<br>개봉n일차(int)=%{x}<br>좌석판매율=%{y}", "legendgroup": "영화명=예수보다 낯선", "line": {"color": "#FF97FF", "dash": "solid"}, "mode": "lines", "name": "영화명=예수보다 낯선", "showlegend": true, "type": "scattergl", "x": [-13, -2, 0, 1, 2, 3, 4, 5, 6, 7, 8, 9, 10, 11, 12, 13, 14, 15, 16, 17, 18, 19, 20, 21, 22, 23, 24, 25, 26, 28, 30, 32, 34, 58, 59, 60, 61, 62, 63, 64, 65, 66, 67, 68, 69, 70, 71, 72, 73, 74, 75, 76, 77, 78, 79, 80, 81, 82, 83, 84, 85, 86, 87], "xaxis": "x", "y": [75, 37.3, 2.2, 2.2, 2.7, 3, 1.6, 1.8, 2.1, 2.8, 1.4, 4.1, 1.7, 2, 3, 2.6, 2.3, 1.2, 2.2, 2.5, 1.6, 4.7, 0, 0.8, 1.5, 0.6, 0.6, 59.5, 2.3, 0.5, 1.9, 1.4, 0.5, 0.4, 0.4, 0.5, 0.4, 0.5, 0.4, 0.5, 0.4, 0.5, 0.4, 0.5, 0.4, 0.5, 0.4, 0.4, 0.4, 0.5, 0.4, 0.5, 0.4, 0.5, 0.4, 0.4, 0.5, 0.4, 0.5, 0.4, 0.5, 0.4, 0.4], "yaxis": "y"}, {"hoverlabel": {"namelength": 0}, "hovertemplate": "영화명=오늘도 평화로운<br>개봉n일차(int)=%{x}<br>좌석판매율=%{y}", "legendgroup": "영화명=오늘도 평화로운", "line": {"color": "#FECB52", "dash": "solid"}, "mode": "lines", "name": "영화명=오늘도 평화로운", "showlegend": true, "type": "scattergl", "x": [-49, -13, -9, -8, -7, -6, -3, 0, 1, 2, 3, 4, 5, 6, 7, 8, 9, 10, 11, 12, 13, 14, 15, 16, 17, 18, 19, 20, 21, 22, 23, 24, 25, 26, 27, 28, 29, 31, 32, 33, 34, 35, 36, 37, 38, 40, 41, 42, 45, 47, 55], "xaxis": "x", "y": [34.6, 100, 62.3, 100, 100, 0, 13.4, 4.3, 6.9, 7.2, 3.9, 3.4, 5, 2.5, 3.4, 5.2, 5, 5.9, 2.1, 1.3, 5.3, 0.8, 14.3, 7.5, 3.4, 1.6, 3.4, 10.3, 3.1, 4.1, 15.2, 2.8, 1.3, 0.6, 8.2, 5.3, 0.4, 2.8, 9.1, 1.2, 0.9, 1.4, 1, 1.9, 2.4, 0.9, 1, 1.9, 1, 0.6, 3.3], "yaxis": "y"}, {"hoverlabel": {"namelength": 0}, "hovertemplate": "영화명=우상<br>개봉n일차(int)=%{x}<br>좌석판매율=%{y}", "legendgroup": "영화명=우상", "line": {"color": "#636efa", "dash": "solid"}, "mode": "lines", "name": "영화명=우상", "showlegend": true, "type": "scattergl", "x": [-16, -14, -13, -12, -9, -8, -6, -5, -1, 0, 1, 2, 3, 4, 5, 6, 7, 8, 9, 10, 11, 12, 13, 14, 15, 16, 17, 18, 19, 20, 21, 22, 23, 24, 25, 26, 27, 28, 29, 30, 31, 32, 33, 34, 35, 36, 37, 38, 39, 40, 58], "xaxis": "x", "y": [100, 100, 99.1, 100, 100, 63.8, 100, 100, 60.5, 6.6, 5, 5.4, 11.5, 10.9, 4.3, 4.5, 7.4, 5.2, 6.6, 11.4, 11.3, 4.6, 4.6, 7.1, 8.3, 8.5, 19.1, 27.4, 2.3, 2.8, 6.5, 11.5, 13.4, 7.9, 13.1, 1.7, 76.6, 6, 4.2, 4.3, 6.2, 4.5, 21.7, 17.2, 7.7, 6.6, 6.6, 7.4, 6.5, 6.5, 13.2], "yaxis": "y"}, {"hoverlabel": {"namelength": 0}, "hovertemplate": "영화명=자전차왕 엄복동<br>개봉n일차(int)=%{x}<br>좌석판매율=%{y}", "legendgroup": "영화명=자전차왕 엄복동", "line": {"color": "#EF553B", "dash": "solid"}, "mode": "lines", "name": "영화명=자전차왕 엄복동", "showlegend": true, "type": "scattergl", "x": [-19, -8, -3, -2, -1, 0, 1, 2, 3, 4, 5, 6, 7, 8, 9, 10, 11, 12, 13, 14, 15, 16, 17, 18, 19, 20, 21, 22, 23, 24, 25, 26, 27, 28], "xaxis": "x", "y": [83.3, 74.9, 100, 100, 100, 13.5, 7.7, 16.7, 14.3, 13, 4.4, 3.9, 7.7, 7.3, 6.8, 13.6, 10.6, 12, 5.3, 6.6, 15, 9, 8.1, 9.1, 6.4, 10.6, 3.7, 85.1, 0.9, 0.7, 0.7, 0.9, 0.9, 0.9], "yaxis": "y"}, {"hoverlabel": {"namelength": 0}, "hovertemplate": "영화명=증인<br>개봉n일차(int)=%{x}<br>좌석판매율=%{y}", "legendgroup": "영화명=증인", "line": {"color": "#00cc96", "dash": "solid"}, "mode": "lines", "name": "영화명=증인", "showlegend": true, "type": "scattergl", "x": [-24, -23, -22, -21, -20, -16, -15, -13, -12, -11, -10, -6, -4, -3, -1, 0, 1, 2, 3, 4, 5, 6, 7, 8, 9, 10, 11, 12, 13, 14, 15, 16, 17, 18, 19, 20, 21, 22, 23, 24, 25, 26, 27, 28, 29, 30, 31, 32, 33, 34, 35, 36, 37, 38, 39, 40, 41, 42, 43, 44, 45, 46, 47, 48, 50, 57, 62, 64, 76, 84, 85, 86, 87, 88, 89, 90, 190, 265, 266], "xaxis": "x", "y": [100, 100, 93.5, 100, 100, 99.6, 100, 72, 70, 64.5, 70.7, 98.2, 82.9, 89.1, 60.3, 13.3, 15.8, 17.5, 35.5, 37.4, 15.5, 18.2, 17.8, 16.6, 17.5, 31, 29.4, 11.7, 11.8, 28.2, 15.5, 26.1, 22.2, 17.4, 5.5, 5, 7.9, 7.7, 8.8, 21.3, 21.1, 6.3, 6.4, 6.1, 6.7, 7.3, 14.6, 12.6, 5.1, 5.4, 8.2, 7.5, 7.9, 10, 9.8, 5.3, 6, 11.3, 38.2, 23.3, 21.5, 29.9, 11.2, 3.2, 0.7, 66.4, 86.7, 65.4, 100, 2.3, 1.9, 2.3, 2.2, 5.1, 2.4, 2.2, 47.9, 59.8, 98.1], "yaxis": "y"}, {"hoverlabel": {"namelength": 0}, "hovertemplate": "영화명=진범<br>개봉n일차(int)=%{x}<br>좌석판매율=%{y}", "legendgroup": "영화명=진범", "line": {"color": "#ab63fa", "dash": "solid"}, "mode": "lines", "name": "영화명=진범", "showlegend": true, "type": "scattergl", "x": [-29, -9, -2, 0, 1, 2, 3, 4, 5, 6, 7, 8, 9, 10, 11, 12, 13, 14, 15, 16, 17, 18, 19, 20, 26, 27], "xaxis": "x", "y": [100, 100, 100, 12.9, 13.2, 14.3, 30.7, 27.9, 10.6, 9.7, 10.6, 10.8, 12.1, 18.3, 17.2, 8.2, 7.9, 8, 6.8, 6.1, 10.9, 10.5, 5.5, 6.2, 8.8, 49.3], "yaxis": "y"}, {"hoverlabel": {"namelength": 0}, "hovertemplate": "영화명=파도치는 땅<br>개봉n일차(int)=%{x}<br>좌석판매율=%{y}", "legendgroup": "영화명=파도치는 땅", "line": {"color": "#FFA15A", "dash": "solid"}, "mode": "lines", "name": "영화명=파도치는 땅", "showlegend": true, "type": "scattergl", "x": [-207, -123, -120, -7, -2, 0, 1, 2, 3, 4, 5, 6, 7, 8, 9, 10, 11, 12, 13, 14, 15, 16, 17, 18, 19, 20, 21, 22, 23, 25, 26, 27, 28, 29, 31, 32, 33, 34, 35], "xaxis": "x", "y": [10.2, 17.1, 21.3, 100, 100, 2, 3.3, 3.6, 5.1, 1.9, 2.4, 2.3, 5.5, 1, 1.8, 3.5, 1.6, 1, 1.9, 3.3, 0, 6.7, 1.4, 1.6, 2.7, 0.5, 1.8, 2.9, 3.8, 3.3, 3.3, 2.3, 0.5, 14.3, 1, 1, 0.4, 0, 1], "yaxis": "y"}], "layout": {"height": 600, "legend": {"tracegroupgap": 0}, "margin": {"t": 60}, "xaxis": {"anchor": "y", "domain": [0, 0.98], "range": [0, 30], "title": {"text": "개봉n일차(int)"}}, "yaxis": {"anchor": "x", "domain": [0, 1], "range": [0, 100], "title": {"text": "좌석판매율"}}}}
